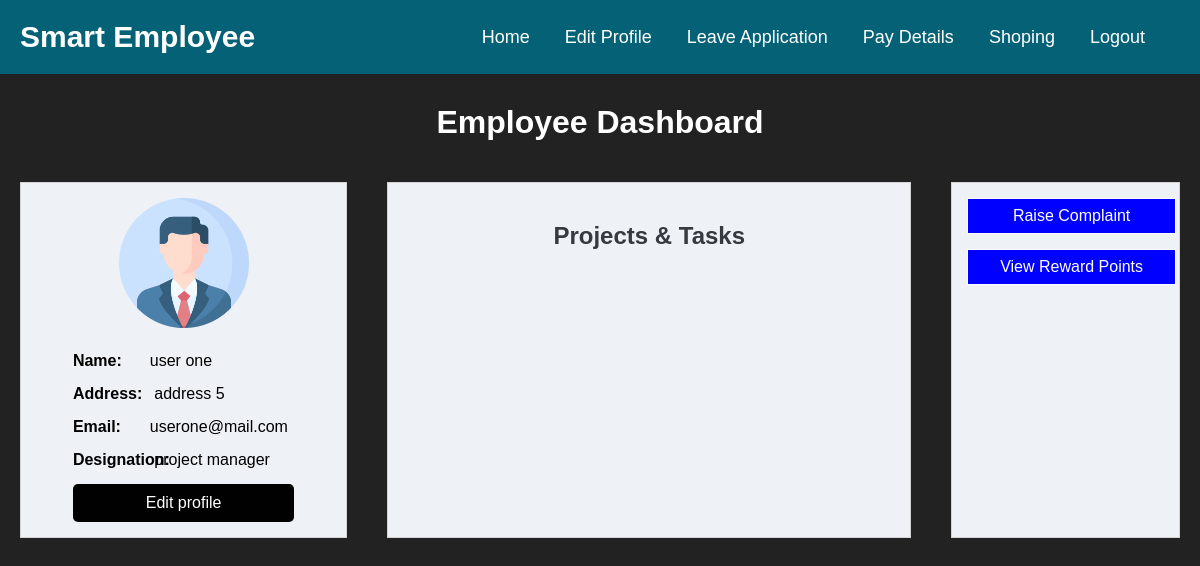
Before: /employee-dashboard.php (signed in) with the older database file.
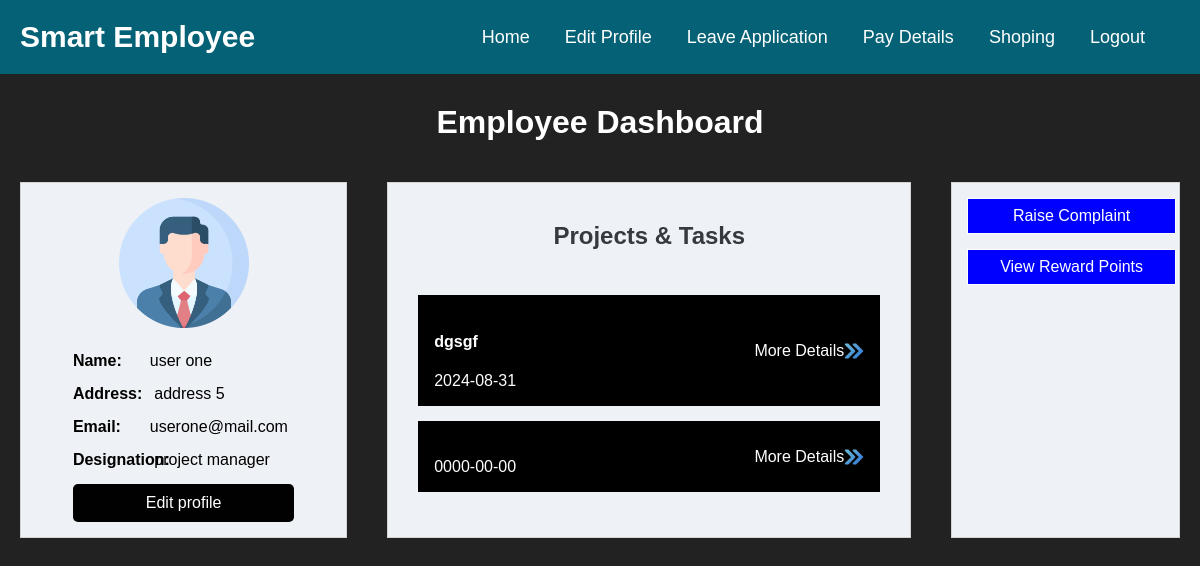
After: the same page with the newer database file.
### tables this page shows
CREATE TABLE `tasks` (
  `task_id` int(11) NOT NULL,
  `project_id` int(11) DEFAULT NULL,
  `task_name` varchar(100) NOT NULL,
  `description` text DEFAULT NULL,
  `assigned_to` int(11) DEFAULT NULL,
  `start_date` date DEFAULT NULL,
  `end_date` date DEFAULT NULL,
  `status` enum('Pending','In Progress','Completed','Not Completed') DEFAULT 'Pending'
);

### employee-dashboard.php (the view, shortened to what this page needs)
<?php
require_once ('db_connection.php');
if(isset($_SESSION['user_id'])) {
    $emp_id = $_SESSION['user_id'];
}
?>
<!DOCTYPE html>
<html lang="en">
<head>
  <link rel="stylesheet" href="assets/css/style.css">
</head>
<?php
  $profile_data = $pdo->prepare("SELECT * FROM users WHERE user_id= $emp_id");
  $profile_data->execute();
  if ($prof_details = $profile_data->fetch(PDO::FETCH_ASSOC)) {
  ?>
<body class="index-page emp_dashboard">
<header>
  <nav class="navigation">
    <a class="navigation-logo" href="#">Smart Employee</a>
    <div>
      <div class="navigation-cont">
        <a class="navigation-link" href="employee-dashboard.php">Home</a>
        <a class="navigation-link" href="edit_profile.php">Edit Profile</a>
        <a class="navigation-link" href="Leave_Application.php">Leave Application</a>
        <a class="navigation-link" href="salary_generation.php">Pay Details</a>
        <a class="navigation-link" href="products.php">Shoping</a>
        <a class="navigation-link" href="logout.php">Logout</a>
      </div>
    </div>
  </nav>
</header>
<main>
  <h1 class="emp_head">Employee Dashboard</h1>
  <div class="emp_box">
    <div class="emp_box_left">
      <div class="prof_img">
        <img src="assets/images/profile-icon.png">
      </div>
      <div class="emp_profile_box">
        <div class="emp_profile_cont">
          <label>Name:</label>
          <p><?php echo $prof_details['first_name']; ?> <?php echo $prof_details['last_name']; ?></p>
        </div>
        <div class="emp_profile_cont">
          <label>Address:</label>
          <p><?php echo $prof_details['address']; ?></p>
        </div>
        <div class="emp_profile_cont">
          <label>Email:</label>
          <p><?php echo $prof_details['email']; ?></p>
        </div>
        <div class="emp_profile_cont">
          <label>Designation:</label>
          <p><?php echo $prof_details['job_title']; ?></p>
        </div>
          <a href="edit_profile.php" class="editbutton">Edit profile</a>
      </div>
    </div>
    <?php
    $task_data = $pdo->prepare("SELECT * FROM tasks WHERE assigned_to=$emp_id");
    $task_data->execute();?>
    <div class="emp_box_center">
      <h3>Projects & Tasks</h3>
      <div class="emp_tasks">
      <?php while ($task_details = $task_data->fetch(PDO::FETCH_ASSOC)) {
        ?>
        <a href="Task_Details.php?id='<?php echo $task_details['task_id'];?>'" class="emp_task_box">
          <div>
            <h4><?php echo $task_details['task_name']; ?></h4>
            <p class="mb-0"><?php echo $task_details['end_date']; ?></p>
          </div>
          <div class="more_details">
              <span class="mr-2">More Details</span>
              <div style="width:20px;">
                <img src="assets/images/right-arrows.png" class="w-100 d-block">
              </div>
          </div>
        </a>
      <?php
      }
      ?>
      </div>
    </div>
    <div class="emp_box_right">
    <a href="raise_complaint.php?id=<?php echo $prof_details['user_id'];?>" class="pay_btn">Raise Complaint</a>
    <a href="view_rewards.php?id=<?php echo $prof_details['user_id'];?>" class="pay_btn">View Reward Points</a>
    </div>
  </div>
</main>
</body>
<?php
    }
    ?>
</html>

Changed rows visible on the page:
added tasks: task_name "dgsgf", end_date "2024-08-31"
added tasks: end_date "0000-00-00"
